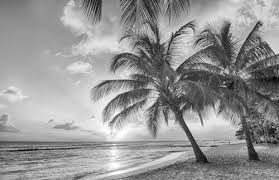
#> input picture DIP_Tasks/6.jfif, 279 x 180 px
$ jupyter execute Task_08_DIP.ipynb   (shell and % lines are left out)   (older library calls are emulated)
#> lines starting #> are read from the running program, lines starting #| are printed output that depends on the picture
## **Digital Image Processing Lab Task: 08**
## **2023-SE-21**

# Motion Blur Restoration - Practical Approach
Using multiple complementary techniques for robust restoration.

**Goal:** Restore motion-blurred images using classical image processing techniques.

**Techniques covered:**
1. Unsharp Masking
2. Simple Deconvolution
3. Bilateral Filtering + Sharpening
4. Adaptive Sharpening
5. Wiener-inspired Frequency Domain Filtering

**Libraries:** OpenCV, NumPy, Matplotlib

[cell 1]
# Install required packages (only if not installed)

import cv2
import numpy as np
import matplotlib.pyplot as plt

print("Libraries imported successfully")

[cell 2]
# Local image path (replace with your own image file)
filename = "6.jfif"  # <-- change this to your image path

# Read image
img = cv2.imread(filename)
#> img is the input picture: shape (180, 279, 3); min 0, max 255, mean 148.8
if img is None:
    raise ValueError(f"Image not found at path: {filename}")

img_rgb = cv2.cvtColor(img, cv2.COLOR_BGR2RGB)
img_gray = cv2.cvtColor(img, cv2.COLOR_BGR2GRAY)

# Display original image
plt.figure(figsize=(12, 4))
plt.imshow(img_rgb)
plt.title('Original Motion-Blurred Image', fontsize=16, fontweight='bold')
plt.axis('off')
plt.show()

print(f"Image size: {img_gray.shape[1]} x {img_gray.shape[0]} pixels")
#| Image size: 279 x 180 pixels

## Method 1: Unsharp Masking
**Concept:** Enhances edges by adding a scaled difference between the image and its blurred version.

[cell 3]
gaussian_blur = cv2.GaussianBlur(img_gray, (0, 0), 2.0)
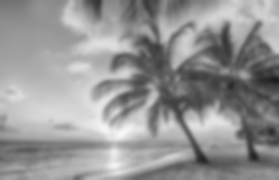
#> gaussian_blur: shape (180, 279); min 26, max 249, mean 148.8
unsharp_amount = 1.5
restored_unsharp = cv2.addWeighted(img_gray, 1.0 + unsharp_amount, gaussian_blur, -unsharp_amount, 0)
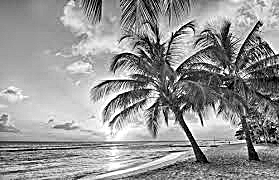
#> restored_unsharp: shape (180, 279); min 0, max 255, mean 148.9
restored_unsharp = np.clip(restored_unsharp, 0, 255).astype(np.uint8)

plt.imshow(restored_unsharp, cmap='gray')
plt.title("Restored - Unsharp Masking")
plt.axis('off')
plt.show()

## Method 2: Simple Deconvolution
**Concept:** Uses a small motion blur kernel to invert blur via convolution.

[cell 4]
kernel_size = 9
kernel = np.zeros((kernel_size, kernel_size))
kernel[kernel_size//2, :] = 1
kernel /= kernel.sum()

kernel_inverse = np.zeros_like(kernel)
kernel_inverse[kernel_size//2, kernel_size//2] = 2
kernel_inverse -= kernel

restored_deconv = cv2.filter2D(img_gray, -1, kernel_inverse)
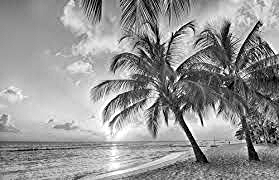
#> restored_deconv: shape (180, 279); min 0, max 255, mean 148.8
restored_deconv = np.clip(restored_deconv, 0, 255).astype(np.uint8)

plt.imshow(restored_deconv, cmap='gray')
plt.title("Restored - Simple Deconvolution")
plt.axis('off')
plt.show()

## Method 3: Bilateral Filtering + Sharpening
**Concept:** Smooths while preserving edges, then applies sharpening for better clarity.

[cell 5]
# Bilateral filter (edge-preserving smoothing)
bilateral = cv2.bilateralFilter(img_gray, 9, 75, 75)

# Strong sharpening kernel
sharpen_kernel = np.array([
    [-1, -1, -1],
    [-1,  9, -1],
    [-1, -1, -1]
])

restored_bilateral = cv2.filter2D(bilateral, -1, sharpen_kernel)
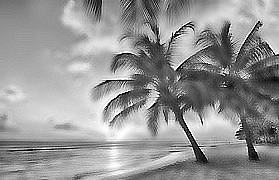
#> restored_bilateral: shape (180, 279); min 0, max 255, mean 149
restored_bilateral = np.clip(restored_bilateral, 0, 255).astype(np.uint8)

plt.imshow(restored_bilateral, cmap='gray')
plt.title("Restored - Bilateral + Sharpening")
plt.axis('off')
plt.show()

## Method 4: Adaptive Sharpening
**Concept:** Sharpen more strongly in blurred regions using local variance as a mask.

[cell 6]
# Calculate local variance to identify blurred regions
mean = cv2.blur(img_gray.astype(float), (5, 5))
sqr_mean = cv2.blur((img_gray.astype(float))**2, (5, 5))
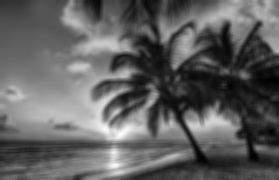
#> sqr_mean: shape (180, 279) float64; min 518.6, max 63875.3, mean 24585.6; drawn with min black and max white
variance = sqr_mean - mean**2
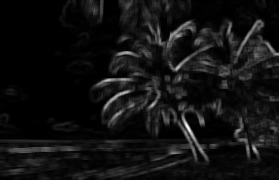
#> variance: shape (180, 279) float64; min 0, max 5984.3, mean 428.6; drawn with min black and max white

# Normalize variance to use as sharpening mask
variance_norm = (variance - variance.min()) / (variance.max() - variance.min() + 1e-7)

# Apply sharpening
sharpened = cv2.filter2D(img_gray, -1, sharpen_kernel)
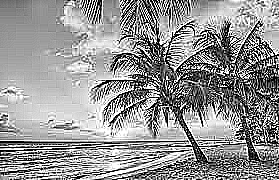
#> sharpened: shape (180, 279); min 0, max 255, mean 149.1
restored_adaptive = (variance_norm * sharpened + (1 - variance_norm) * img_gray)
restored_adaptive = np.clip(restored_adaptive, 0, 255).astype(np.uint8)

plt.imshow(restored_adaptive, cmap='gray')
plt.title("Restored - Adaptive Sharpening")
plt.axis('off')
plt.show()

## Method 5: Frequency Domain Filtering
**Concept:** Enhances high-frequency components to improve edges using FFT-based filtering.

[cell 7]
img_float = img_gray.astype(float)
f_transform = np.fft.fft2(img_float)
f_shift = np.fft.fftshift(f_transform)

# Create frequency domain high-pass filter
rows, cols = img_gray.shape
#> rows = 180; cols = 279
crow, ccol = rows // 2, cols // 2
#> crow = 90; ccol = 139
r = 30
x, y = np.ogrid[:rows, :cols]
#> x = 180 values from 0 to 179
mask = np.ones((rows, cols), np.float32)
mask_area = (x - crow) ** 2 + (y - ccol) ** 2 <= r*r
mask[mask_area] = 0.3

# Apply filter and inverse FFT
f_shift_filtered = f_shift * mask
f_ishift = np.fft.ifftshift(f_shift_filtered)
img_back = np.fft.ifft2(f_ishift)
restored_fft = np.abs(img_back)
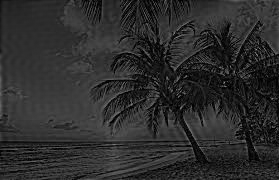
#> restored_fft: shape (180, 279) float64; min 0.00367, max 155.8, mean 45.5
restored_fft = np.clip(restored_fft, 0, 255).astype(np.uint8)

plt.imshow(restored_fft, cmap='gray')
plt.title("Restored - Frequency Domain")
plt.axis('off')
plt.show()

## Comparison of Methods
Visual comparison to choose the best approach.

[cell 8]
plt.figure(figsize=(20, 12))

methods = [img_gray, restored_unsharp, restored_deconv, restored_bilateral, restored_adaptive, restored_fft]
titles = ['Original', 'Unsharp', 'Deconv', 'Bilateral', 'Adaptive', 'Frequency']

for i, (m, t) in enumerate(zip(methods, titles), 1):
    plt.subplot(2, 3, i)
    plt.imshow(m, cmap='gray')
    plt.title(t)
    plt.axis('off')
#> this loop made 6 passes
#> t on passes 1 to 6: 'Original', 'Unsharp', 'Deconv', 'Bilateral', 'Adaptive', 'Frequency'

plt.tight_layout()
plt.show()

## Best Result & Before/After Comparison
We select **Unsharp Masking** as the most stable result.

[cell 9]
final_result = restored_unsharp

plt.figure(figsize=(18, 6))
plt.subplot(1, 2, 1)
plt.imshow(img_gray, cmap='gray')
plt.title('BEFORE: Motion-Blurred', fontsize=16, fontweight='bold', color='red')
plt.axis('off')

plt.subplot(1, 2, 2)
plt.imshow(final_result, cmap='gray')
plt.title('AFTER: Restored', fontsize=16, fontweight='bold', color='green')
plt.axis('off')

plt.tight_layout()
plt.show()

## Quality Assessment
Using Laplacian variance to measure sharpness improvement.

[cell 10]
def calculate_sharpness(image):
    laplacian = cv2.Laplacian(image, cv2.CV_64F)
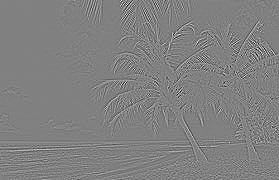
#> laplacian: shape (180, 279) float64; min -442, max 432, mean 0; drawn with min black and max white
    return laplacian.var()

original_sharpness = calculate_sharpness(img_gray)
#> original_sharpness = 2952.1
restored_sharpness = calculate_sharpness(final_result)
#> restored_sharpness = 15981.5
improvement = ((restored_sharpness - original_sharpness) / original_sharpness) * 100
#> improvement = 441.4

print(f"Original sharpness:  {original_sharpness:.2f}")
#| Original sharpness:  2952.15
print(f"Restored sharpness:  {restored_sharpness:.2f}")
#| Restored sharpness:  15981.46
print(f"Improvement:         {improvement:.1f}%")
#| Improvement:         441.4%

[cell 11]
cv2.imwrite('original_blurred.jpg', img_gray)
cv2.imwrite('restored_unsharp.jpg', restored_unsharp)
cv2.imwrite('restored_bilateral.jpg', restored_bilateral)
cv2.imwrite('restored_adaptive.jpg', restored_adaptive)

comparison = np.hstack([img_gray, final_result])
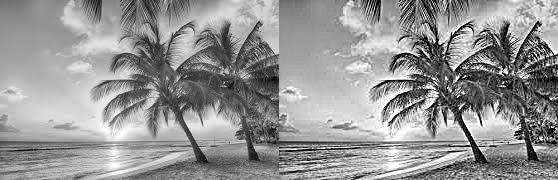
#> comparison: shape (180, 558); min 0, max 255, mean 148.8
cv2.imwrite('comparison_before_after.jpg', comparison)

print("Saved files:")
print(" - original_blurred.jpg")
print(" - restored_unsharp.jpg")
print(" - restored_bilateral.jpg")
print(" - restored_adaptive.jpg")
print(" - comparison_before_after.jpg")

$ run again, with DIP_Tasks/2.jfif copied over DIP_Tasks/6.jfif
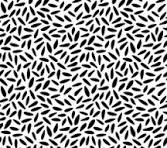
#> input picture DIP_Tasks/2.jfif, 167 x 148 px
#> img is the input picture: shape (148, 167, 3); min 0, max 255, mean 161.1
#| Image size: 167 x 148 pixels
#> the loop `for i, (m, t) in enumerate(zip(methods, titles), 1):` made 6 passes
#> t on passes 1 to 6: 'Original', 'Unsharp', 'Deconv', 'Bilateral', 'Adaptive', 'Frequency'
#> original_sharpness = 24415.1
#> restored_sharpness = 59150.6
#> improvement = 142.3
#| Original sharpness:  24415.13
#| Restored sharpness:  59150.61
#| Improvement:         142.3%
#> `comparison = np.hstack([img_gray, final_result])`:
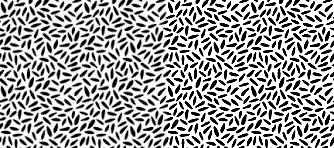
#> comparison: shape (148, 334); min 0, max 255, mean 159.9
